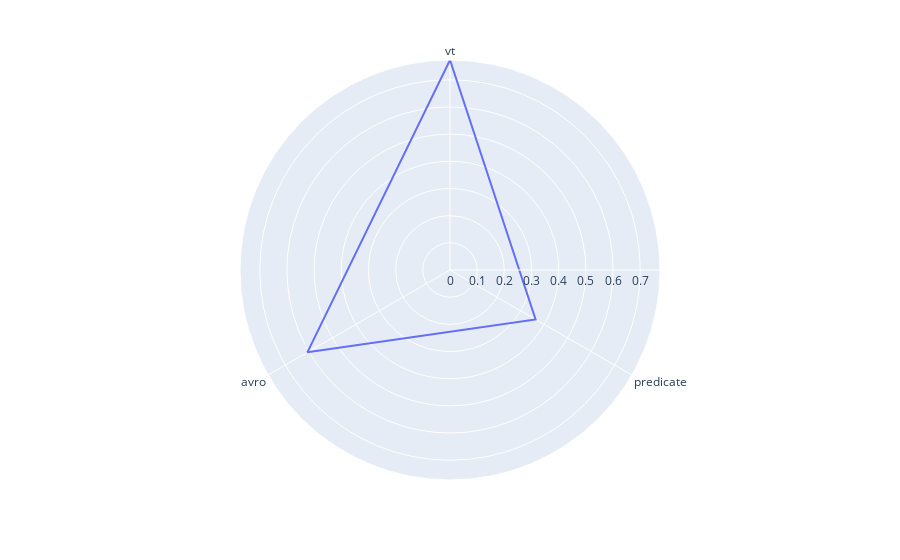

The cell this chart's notebook holds for it:
### Markdown cell above
plotRadar is a method show the presence of trade-offs by using the single dimension ranking criterion which reduce the accuracy of the other dimensions

### Code cell
# this method takes two parameters, the single dimension & the dataset size

singleDimensionRanking.plotRadar('schemas', '100M')

### Figure 1 — Plotly figure (JSON) as saved in the notebook; plotly's stock layout.template omitted (floating-point values rounded to 4 significant figures)
{"data": [{"hovertemplate": "r=%{r}<br>theta=%{theta}<extra></extra>", "legendgroup": "", "line": {"color": "#636efa", "dash": "solid"}, "marker": {"symbol": "circle"}, "mode": "lines", "name": "", "r": [0.7727, 0.3636, 0.6061, 0.7727], "showlegend": false, "subplot": "polar", "theta": ["vt", "predicate", "avro", "vt"], "type": "scatterpolar"}], "layout": {"legend": {"tracegroupgap": 0}, "margin": {"t": 60}, "polar": {"angularaxis": {"direction": "clockwise", "rotation": 90}, "domain": {"x": [0, 1], "y": [0, 1]}}}}
